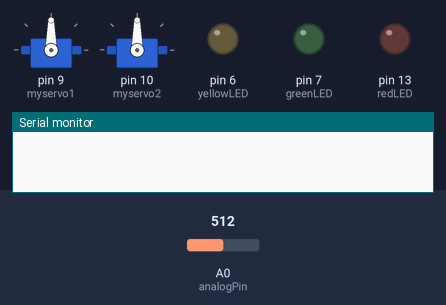
A sketch run on a simulated Arduino Uno, built with avr-gcc and run on an emulated ATmega328P. On the bench: 2 × servo, output pins drawn as LEDs (lit = HIGH), the last lines printed to the serial monitor. The inputs (shaded band) are chosen by the test bench; at power-on: A0 (analogPin) = 512.

Above: at 0.1 s.
At 1.2 s:
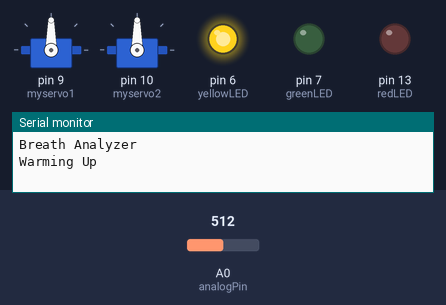
At 14.1 s:
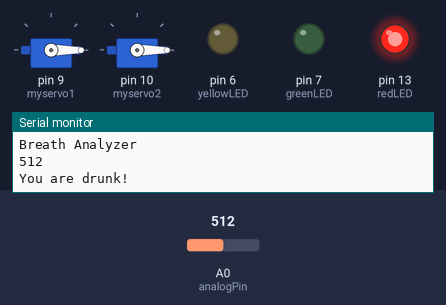
At 24.1 s:
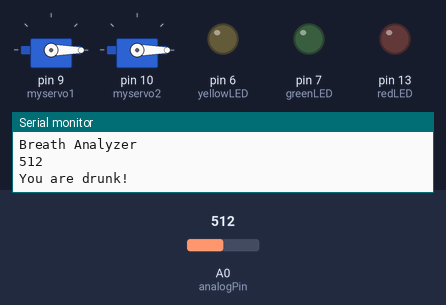
At 39.4 s:
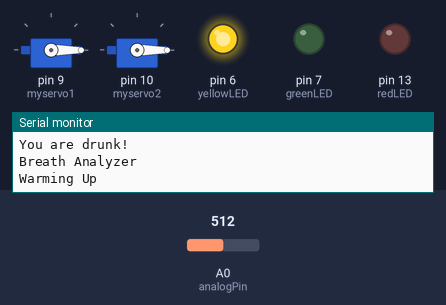
Timing chart, 0 to 40.0 s (numbered marks = the images above):
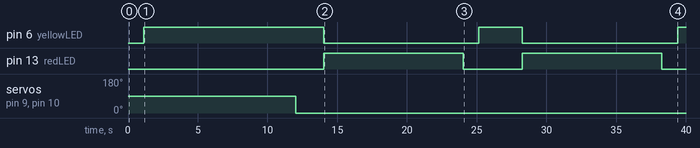

Measured:
- by itself, pin 6 (yellowLED): goes HIGH 12.9 s, LOW 11.1 s, HIGH 3.1 s, LOW 11.1 s, then HIGH
- by itself, pin 13 (redLED): alternates HIGH for 10.0 s and LOW for 4.2 s
- by itself, servo on pin 9 (myservo1), servo on pin 10 (myservo2): 90° → 0° at 12.0 s

The sketch:

ADAAT.ino
```cpp
#include <SPI.h>
#include <Wire.h>
#include <SoftwareSerial.h> // This library allows for seial communication on other digital
                            // pins of the Arduino (rather than just using pins 0 and 1)
                            // note: Arduino UART has a 64 byte serial buffer!

#include <EEPROM.h>
#include <Servo.h>
#include <LiquidCrystal.h>   // This library allows for use of LCD.

int TIME_UNTIL_WARMUP = 10;
unsigned long time;
int analogPin = 0;
int val = 0;
int pos =0;
int redLED = 13;
int yellowLED = 6;
int greenLED = 7;
int reset = 12, enable = 11, lcdD4 = 5, lcdD5 = 4, lcdD6 = 3, lcdD7 = 2;
LiquidCrystal LCDboard(reset, enable, lcdD4, lcdD5, lcdD6, lcdD7);


Servo myservo1;
Servo myservo2;


void setup()   {
Serial.begin(115200);//sets the baud rate
 myservo1.attach(9);
 myservo2.attach(10);
 pinMode(redLED,OUTPUT);
 pinMode(yellowLED,OUTPUT);
 pinMode(greenLED,OUTPUT);
}
void loop() {

  delay(100);
  val = readAlcohol();
  printTitle();
  printWarming();
  time = millis()/1000;

  if(time<=TIME_UNTIL_WARMUP)
  {
    time = map(time, 0, TIME_UNTIL_WARMUP, 0, 100);
    Serial.print(time);
  }else
  {
     printTitle();
     printAlcohol(val);
     printAlcoholLevel(val);
  }
}
void printTitle()
{
  Serial.println("Breath Analyzer");

     LCDboard.print("Breath Analyzer");
     LCDboard.noBlink();
     delay(1000);
     LCDboard.clear();
     digitalWrite(yellowLED, HIGH);
}
void printWarming()
{
  Serial.println("Warming Up");
   LCDboard.blink();
     delay(100);
     LCDboard.noBlink();
     LCDboard.print("Warming Up");
     LCDboard.clear();
}

void printAlcohol(int value)
{
  Serial.println(val);
}
void printAlcoholLevel(int value)
{
 for(pos = 0; pos >= 0; pos -= 1)  // stays at 0 degrees
  myservo1.write(pos);// tell servo to go to position in variable 'pos'
  myservo2.write(pos);

  if(value<35)
  {
      Serial.print("You are sober.");
      LCDboard.noBlink();
      LCDboard.print("You are sober.");
       for(pos = 0; pos <= 120; pos += 1)  // stays at 0 degrees
       myservo1.write(pos);// tell servo to go to position in variable 'pos'
       myservo2.write(pos);
        digitalWrite(greenLED,HIGH);
        digitalWrite(yellowLED, LOW);
        delay(10000);
        digitalWrite(greenLED, LOW);
       LCDboard.clear(); // waits 10sec for the servo to reach the position
  }
  if (value>=200 && value<250)
  {
      Serial.print("You had a drink.");
      delay(20);
      LCDboard.print("You had a drink");
      digitalWrite(redLED,HIGH);
      digitalWrite(yellowLED, LOW);
     delay(10000);
     digitalWrite(redLED,LOW);
  }
  if(value>251)
  {
     Serial.println("You are drunk!");
     LCDboard.noBlink();
     LCDboard.print("You are drunk.");
     LCDboard.setCursor(0,2);
     delay(1000);
     LCDboard.print("You are not fit to drive");
     delay(1000);
     LCDboard.clear();
     LCDboard.setCursor(0,2);
     LCDboard.print("Book an Uber");
      digitalWrite(redLED,HIGH);
      digitalWrite(yellowLED, LOW);
     delay(10000);
     digitalWrite(redLED,LOW);

  }
 }

 int readAlcohol()
 {
  int val = 0;
  int val1;
  int val2;
  int val3;
  val1 = analogRead(analogPin);
  delay(10);
  val2 = analogRead(analogPin);
  delay(10);
  val3 = analogRead(analogPin);

  val = (val1+val2+val3)/3;
  return val;
 }
```
